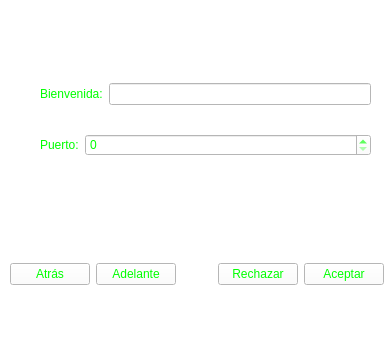
<?xml version="1.0" encoding="UTF-8"?>
<ui version="4.0">
 <class>Principal</class>
 <widget class="QMainWindow" name="Principal">
  <property name="geometry">
   <rect>
    <x>0</x>
    <y>0</y>
    <width>392</width>
    <height>339</height>
   </rect>
  </property>
  <property name="windowTitle">
   <string>Principal</string>
  </property>
  <property name="styleSheet">
   <string notr="true">background-color: rgb(255, 255, 255);
color: rgb(0, 255, 0);</string>
  </property>
  <widget class="QWidget" name="centralwidget">
   <widget class="QStackedWidget" name="stackedWidget">
    <property name="geometry">
     <rect>
      <x>10</x>
      <y>10</y>
      <width>372</width>
      <height>239</height>
     </rect>
    </property>
    <property name="currentIndex">
     <number>0</number>
    </property>
    <widget class="QWidget" name="page">
     <widget class="QWidget" name="layoutWidget">
      <property name="geometry">
       <rect>
        <x>30</x>
        <y>50</y>
        <width>331</width>
        <height>121</height>
       </rect>
      </property>
      <layout class="QGridLayout" name="gridLayout">
       <item row="0" column="0" colspan="2">
        <widget class="QLabel" name="etiquetaBien">
         <property name="text">
          <string>Bienvenida:</string>
         </property>
        </widget>
       </item>
       <item row="0" column="2">
        <widget class="QLineEdit" name="lineEdit"/>
       </item>
       <item row="1" column="0">
        <widget class="QLabel" name="etiquetaPuerto">
         <property name="text">
          <string>Puerto:</string>
         </property>
        </widget>
       </item>
       <item row="1" column="1" colspan="2">
        <widget class="QSpinBox" name="spinBox">
         <property name="maximum">
          <number>9999</number>
         </property>
        </widget>
       </item>
      </layout>
     </widget>
    </widget>
    <widget class="QWidget" name="page_2">
     <widget class="QPushButton" name="btnEmpezar">
      <property name="geometry">
       <rect>
        <x>30</x>
        <y>50</y>
        <width>101</width>
        <height>51</height>
       </rect>
      </property>
      <property name="text">
       <string>Empezar</string>
      </property>
     </widget>
     <widget class="QPushButton" name="btnDetener">
      <property name="geometry">
       <rect>
        <x>230</x>
        <y>50</y>
        <width>101</width>
        <height>51</height>
       </rect>
      </property>
      <property name="text">
       <string>Detener</string>
      </property>
     </widget>
     <widget class="QLabel" name="etiquetaInfo">
      <property name="geometry">
       <rect>
        <x>20</x>
        <y>150</y>
        <width>341</width>
        <height>18</height>
       </rect>
      </property>
      <property name="text">
       <string>Cerrado.</string>
      </property>
     </widget>
    </widget>
   </widget>
   <widget class="QWidget" name="layoutWidget">
    <property name="geometry">
     <rect>
      <x>10</x>
      <y>260</y>
      <width>374</width>
      <height>28</height>
     </rect>
    </property>
    <layout class="QHBoxLayout" name="horizontalLayout">
     <item>
      <widget class="QPushButton" name="btnAtras">
       <property name="text">
        <string>Atrás</string>
       </property>
      </widget>
     </item>
     <item>
      <widget class="QPushButton" name="btnAdelante">
       <property name="text">
        <string>Adelante</string>
       </property>
      </widget>
     </item>
     <item>
      <spacer name="horizontalSpacer">
       <property name="orientation">
        <enum>Qt::Horizontal</enum>
       </property>
       <property name="sizeHint" stdset="0">
        <size>
         <width>28</width>
         <height>20</height>
        </size>
       </property>
      </spacer>
     </item>
     <item>
      <widget class="QPushButton" name="btnRechazar">
       <property name="text">
        <string>Rechazar</string>
       </property>
      </widget>
     </item>
     <item>
      <widget class="QPushButton" name="btnAceptar">
       <property name="text">
        <string>Aceptar</string>
       </property>
      </widget>
     </item>
    </layout>
   </widget>
  </widget>
  <widget class="QMenuBar" name="menubar">
   <property name="geometry">
    <rect>
     <x>0</x>
     <y>0</y>
     <width>392</width>
     <height>23</height>
    </rect>
   </property>
  </widget>
  <widget class="QStatusBar" name="statusbar"/>
 </widget>
 <resources/>
 <connections/>
</ui>
